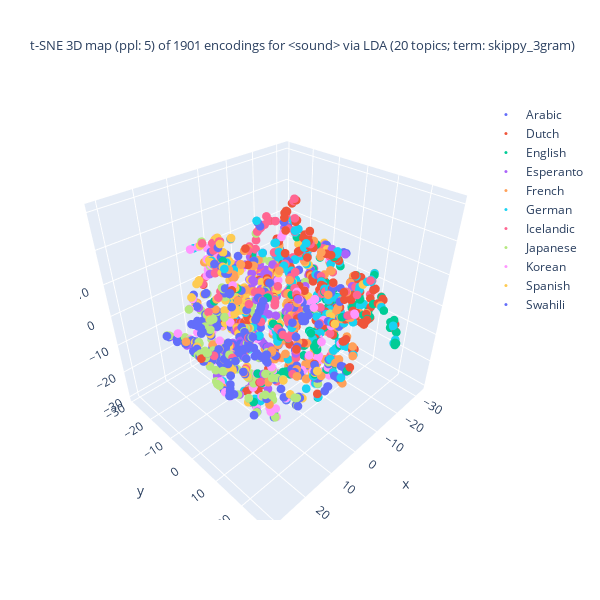
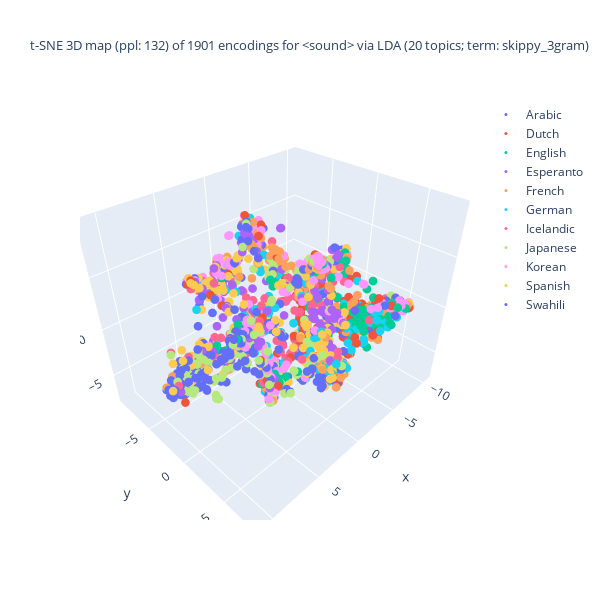
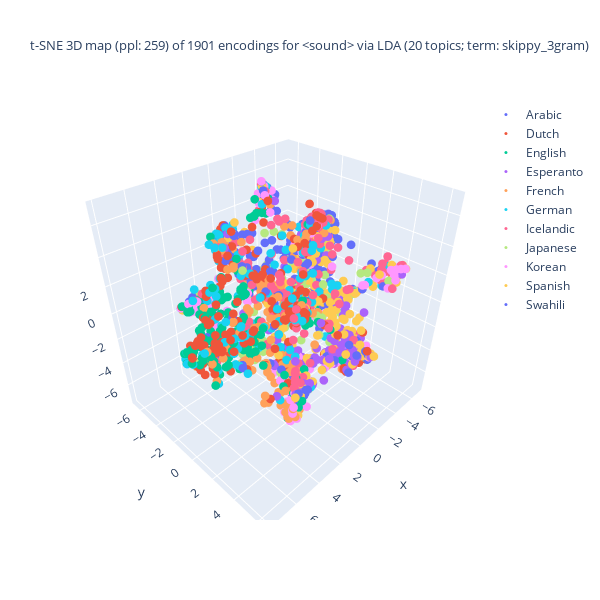

Notebook code cell kept with these figures, in order:
### Markdown cell above
t-SNE の結果の可視化 (3D)

### Code cell
## tSNE の結果の可視化: Plotly を使った 3D 描画
import numpy as np
from sklearn.manifold import TSNE as tSNE
import plotly.express as pex
import plotly.graph_objects as go
import matplotlib.pyplot as plt

## tSNE のパラメターを設定
max_perplexity_factor = 3
perplexity_max_val = round(len(doc_fit_df)/max_perplexity_factor)
print(f"perplexity_max_val: {perplexity_max_val}")

divider = 5
perplexity_increment = round(perplexity_max_val/divider)
print(f"perplexity_increment: {perplexity_increment}")

## tSNE を段階的に実行
df_size = len(doc_fit_df)
exit_after_step = 3 # 15 is largest enough to complete the all steps
ppl_vals = enumerate(range(5, perplexity_max_val, perplexity_increment))
for step, ppl_val in ppl_vals:
    ## 早期終了の判定
    if step >= exit_after_step:
        continue
    ## tSNE 事例の生成
    tSNE_3d_varied = tSNE(n_components = 3, random_state = 0, perplexity = ppl_val,
                          max_iter = 1000)

    ## データに適用
    doc_enc = np.array(list(doc_fit_df['enc']))
    doc_tSNE_3d_varied = tSNE_3d_varied.fit_transform(doc_enc)

    ## 色分けの単位を選択
    if color_lang_family:
        colored_var = 'family'
    else:
        colored_var = 'language'
    ##
    X = zip(doc_tSNE_3d_varied[:,0], doc_tSNE_3d_varied[:,1], doc_tSNE_3d_varied[:,2],
            doc_fit_df[colored_var]) # zip(..)が必要
    dfx = pd.DataFrame(X, columns = ['D1', 'D2', 'D3', colored_var])
    ## 作図
    fig = go.Figure()
    for lang in np.unique(main_df[colored_var]):
        traced = dfx[dfx[colored_var] == lang]
        fig.add_trace(
            go.Scatter3d(
                x = traced['D1'], y = traced['D2'], z = traced['D3'],
                name = lang.title(), mode = 'markers', marker = dict(size = 3),
                marker_colorscale = color_palette, # worked??
                showlegend = True
            )
        )
    ## 題の指定
    title_header = f"t-SNE 3D map (ppl: {ppl_val}) of {df_size} encodings for <{doc_attr}> via\n"
    if use_FastText:
        if use_LDA:
            title_body = f"LDA ({n_topics} topics; term: {lda_term_type}) x FastText ({ft_n_dims} dims; term: {ft_term_type}; window: {ft_window_size})"
        else:
            title_body = f"FastText ({ft_n_dims} dims; term: {ft_term_type}; window: {ft_window_size})"
    else:
        title_body = f"LDA ({n_topics} topics; term: {lda_term_type})"
    title_val = title_header + title_body
    fig.update_layout(title = dict(text = title_val, font_size = 13),
                      autosize = False, width = 600, height = 600)
    fig.show()

### Figure 1 — Plotly figure (JSON) as saved in the notebook; plotly's stock layout.template omitted (floating-point values rounded to 4 significant figures; data arrays with more than 128 entries replaced by an {"elided": "..."} marker saying what was removed)
{"data": [{"marker": {"colorscale": [[0, "#2E91E5"], [0.04348, "#E15F99"], [0.08696, "#1CA71C"], [0.1304, "#FB0D0D"], [0.1739, "#DA16FF"], [0.2174, "#222A2A"], [0.2609, "#B68100"], [0.3043, "#750D86"], [0.3478, "#EB663B"], [0.3913, "#511CFB"], [0.4348, "#00A08B"], [0.4783, "#FB00D1"], [0.5217, "#FC0080"], [0.5652, "#B2828D"], [0.6087, "#6C7C32"], [0.6522, "#778AAE"], [0.6957, "#862A16"], [0.7391, "#A777F1"], [0.7826, "#620042"], [0.8261, "#1616A7"], [0.8696, "#DA60CA"], [0.913, "#6C4516"], [0.9565, "#0D2A63"], [1, "#AF0038"]], "size": 3}, "mode": "markers", "name": "Arabic", "showlegend": true, "type": "scatter3d", "x": {"elided": "147 float values"}, "y": {"elided": "147 float values"}, "z": {"elided": "147 float values"}}, {"marker": {"colorscale": [[0, "#2E91E5"], [0.04348, "#E15F99"], [0.08696, "#1CA71C"], [0.1304, "#FB0D0D"], [0.1739, "#DA16FF"], [0.2174, "#222A2A"], [0.2609, "#B68100"], [0.3043, "#750D86"], [0.3478, "#EB663B"], [0.3913, "#511CFB"], [0.4348, "#00A08B"], [0.4783, "#FB00D1"], [0.5217, "#FC0080"], [0.5652, "#B2828D"], [0.6087, "#6C7C32"], [0.6522, "#778AAE"], [0.6957, "#862A16"], [0.7391, "#A777F1"], [0.7826, "#620042"], [0.8261, "#1616A7"], [0.8696, "#DA60CA"], [0.913, "#6C4516"], [0.9565, "#0D2A63"], [1, "#AF0038"]], "size": 3}, "mode": "markers", "name": "Dutch", "showlegend": true, "type": "scatter3d", "x": {"elided": "212 float values"}, "y": {"elided": "212 float values"}, "z": {"elided": "212 float values"}}, {"marker": {"colorscale": [[0, "#2E91E5"], [0.04348, "#E15F99"], [0.08696, "#1CA71C"], [0.1304, "#FB0D0D"], [0.1739, "#DA16FF"], [0.2174, "#222A2A"], [0.2609, "#B68100"], [0.3043, "#750D86"], [0.3478, "#EB663B"], [0.3913, "#511CFB"], [0.4348, "#00A08B"], [0.4783, "#FB00D1"], [0.5217, "#FC0080"], [0.5652, "#B2828D"], [0.6087, "#6C7C32"], [0.6522, "#778AAE"], [0.6957, "#862A16"], [0.7391, "#A777F1"], [0.7826, "#620042"], [0.8261, "#1616A7"], [0.8696, "#DA60CA"], [0.913, "#6C4516"], [0.9565, "#0D2A63"], [1, "#AF0038"]], "size": 3}, "mode": "markers", "name": "English", "showlegend": true, "type": "scatter3d", "x": {"elided": "168 float values"}, "y": {"elided": "168 float values"}, "z": {"elided": "168 float values"}}, {"marker": {"colorscale": [[0, "#2E91E5"], [0.04348, "#E15F99"], [0.08696, "#1CA71C"], [0.1304, "#FB0D0D"], [0.1739, "#DA16FF"], [0.2174, "#222A2A"], [0.2609, "#B68100"], [0.3043, "#750D86"], [0.3478, "#EB663B"], [0.3913, "#511CFB"], [0.4348, "#00A08B"], [0.4783, "#FB00D1"], [0.5217, "#FC0080"], [0.5652, "#B2828D"], [0.6087, "#6C7C32"], [0.6522, "#778AAE"], [0.6957, "#862A16"], [0.7391, "#A777F1"], [0.7826, "#620042"], [0.8261, "#1616A7"], [0.8696, "#DA60CA"], [0.913, "#6C4516"], [0.9565, "#0D2A63"], [1, "#AF0038"]], "size": 3}, "mode": "markers", "name": "Esperanto", "showlegend": true, "type": "scatter3d", "x": {"elided": "142 float values"}, "y": {"elided": "142 float values"}, "z": {"elided": "142 float values"}}, {"marker": {"colorscale": [[0, "#2E91E5"], [0.04348, "#E15F99"], [0.08696, "#1CA71C"], [0.1304, "#FB0D0D"], [0.1739, "#DA16FF"], [0.2174, "#222A2A"], [0.2609, "#B68100"], [0.3043, "#750D86"], [0.3478, "#EB663B"], [0.3913, "#511CFB"], [0.4348, "#00A08B"], [0.4783, "#FB00D1"], [0.5217, "#FC0080"], [0.5652, "#B2828D"], [0.6087, "#6C7C32"], [0.6522, "#778AAE"], [0.6957, "#862A16"], [0.7391, "#A777F1"], [0.7826, "#620042"], [0.8261, "#1616A7"], [0.8696, "#DA60CA"], [0.913, "#6C4516"], [0.9565, "#0D2A63"], [1, "#AF0038"]], "size": 3}, "mode": "markers", "name": "French", "showlegend": true, "type": "scatter3d", "x": {"elided": "194 float values"}, "y": {"elided": "194 float values"}, "z": {"elided": "194 float values"}}, {"marker": {"colorscale": [[0, "#2E91E5"], [0.04348, "#E15F99"], [0.08696, "#1CA71C"], [0.1304, "#FB0D0D"], [0.1739, "#DA16FF"], [0.2174, "#222A2A"], [0.2609, "#B68100"], [0.3043, "#750D86"], [0.3478, "#EB663B"], [0.3913, "#511CFB"], [0.4348, "#00A08B"], [0.4783, "#FB00D1"], [0.5217, "#FC0080"], [0.5652, "#B2828D"], [0.6087, "#6C7C32"], [0.6522, "#778AAE"], [0.6957, "#862A16"], [0.7391, "#A777F1"], [0.7826, "#620042"], [0.8261, "#1616A7"], [0.8696, "#DA60CA"], [0.913, "#6C4516"], [0.9565, "#0D2A63"], [1, "#AF0038"]], "size": 3}, "mode": "markers", "name": "German", "showlegend": true, "type": "scatter3d", "x": {"elided": "163 float values"}, "y": {"elided": "163 float values"}, "z": {"elided": "163 float values"}}, {"marker": {"colorscale": [[0, "#2E91E5"], [0.04348, "#E15F99"], [0.08696, "#1CA71C"], [0.1304, "#FB0D0D"], [0.1739, "#DA16FF"], [0.2174, "#222A2A"], [0.2609, "#B68100"], [0.3043, "#750D86"], [0.3478, "#EB663B"], [0.3913, "#511CFB"], [0.4348, "#00A08B"], [0.4783, "#FB00D1"], [0.5217, "#FC0080"], [0.5652, "#B2828D"], [0.6087, "#6C7C32"], [0.6522, "#778AAE"], [0.6957, "#862A16"], [0.7391, "#A777F1"], [0.7826, "#620042"], [0.8261, "#1616A7"], [0.8696, "#DA60CA"], [0.913, "#6C4516"], [0.9565, "#0D2A63"], [1, "#AF0038"]], "size": 3}, "mode": "markers", "name": "Icelandic", "showlegend": true, "type": "scatter3d", "x": {"elided": "190 float values"}, "y": {"elided": "190 float values"}, "z": {"elided": "190 float values"}}, {"marker": {"colorscale": [[0, "#2E91E5"], [0.04348, "#E15F99"], [0.08696, "#1CA71C"], [0.1304, "#FB0D0D"], [0.1739, "#DA16FF"], [0.2174, "#222A2A"], [0.2609, "#B68100"], [0.3043, "#750D86"], [0.3478, "#EB663B"], [0.3913, "#511CFB"], [0.4348, "#00A08B"], [0.4783, "#FB00D1"], [0.5217, "#FC0080"], [0.5652, "#B2828D"], [0.6087, "#6C7C32"], [0.6522, "#778AAE"], [0.6957, "#862A16"], [0.7391, "#A777F1"], [0.7826, "#620042"], [0.8261, "#1616A7"], [0.8696, "#DA60CA"], [0.913, "#6C4516"], [0.9565, "#0D2A63"], [1, "#AF0038"]], "size": 3}, "mode": "markers", "name": "Japanese", "showlegend": true, "type": "scatter3d", "x": {"elided": "162 float values"}, "y": {"elided": "162 float values"}, "z": {"elided": "162 float values"}}, {"marker": {"colorscale": [[0, "#2E91E5"], [0.04348, "#E15F99"], [0.08696, "#1CA71C"], [0.1304, "#FB0D0D"], [0.1739, "#DA16FF"], [0.2174, "#222A2A"], [0.2609, "#B68100"], [0.3043, "#750D86"], [0.3478, "#EB663B"], [0.3913, "#511CFB"], [0.4348, "#00A08B"], [0.4783, "#FB00D1"], [0.5217, "#FC0080"], [0.5652, "#B2828D"], [0.6087, "#6C7C32"], [0.6522, "#778AAE"], [0.6957, "#862A16"], [0.7391, "#A777F1"], [0.7826, "#620042"], [0.8261, "#1616A7"], [0.8696, "#DA60CA"], [0.913, "#6C4516"], [0.9565, "#0D2A63"], [1, "#AF0038"]], "size": 3}, "mode": "markers", "name": "Korean", "showlegend": true, "type": "scatter3d", "x": {"elided": "149 float values"}, "y": {"elided": "149 float values"}, "z": {"elided": "149 float values"}}, {"marker": {"colorscale": [[0, "#2E91E5"], [0.04348, "#E15F99"], [0.08696, "#1CA71C"], [0.1304, "#FB0D0D"], [0.1739, "#DA16FF"], [0.2174, "#222A2A"], [0.2609, "#B68100"], [0.3043, "#750D86"], [0.3478, "#EB663B"], [0.3913, "#511CFB"], [0.4348, "#00A08B"], [0.4783, "#FB00D1"], [0.5217, "#FC0080"], [0.5652, "#B2828D"], [0.6087, "#6C7C32"], [0.6522, "#778AAE"], [0.6957, "#862A16"], [0.7391, "#A777F1"], [0.7826, "#620042"], [0.8261, "#1616A7"], [0.8696, "#DA60CA"], [0.913, "#6C4516"], [0.9565, "#0D2A63"], [1, "#AF0038"]], "size": 3}, "mode": "markers", "name": "Spanish", "showlegend": true, "type": "scatter3d", "x": {"elided": "200 float values"}, "y": {"elided": "200 float values"}, "z": {"elided": "200 float values"}}, {"marker": {"colorscale": [[0, "#2E91E5"], [0.04348, "#E15F99"], [0.08696, "#1CA71C"], [0.1304, "#FB0D0D"], [0.1739, "#DA16FF"], [0.2174, "#222A2A"], [0.2609, "#B68100"], [0.3043, "#750D86"], [0.3478, "#EB663B"], [0.3913, "#511CFB"], [0.4348, "#00A08B"], [0.4783, "#FB00D1"], [0.5217, "#FC0080"], [0.5652, "#B2828D"], [0.6087, "#6C7C32"], [0.6522, "#778AAE"], [0.6957, "#862A16"], [0.7391, "#A777F1"], [0.7826, "#620042"], [0.8261, "#1616A7"], [0.8696, "#DA60CA"], [0.913, "#6C4516"], [0.9565, "#0D2A63"], [1, "#AF0038"]], "size": 3}, "mode": "markers", "name": "Swahili", "showlegend": true, "type": "scatter3d", "x": {"elided": "174 float values"}, "y": {"elided": "174 float values"}, "z": {"elided": "174 float values"}}], "layout": {"autosize": false, "height": 600, "title": {"font": {"size": 13}, "text": "t-SNE 3D map (ppl: 5) of 1901 encodings for <sound> via\nLDA (20 topics; term: skippy_3gram)"}, "width": 600}}

### Figure 2 — Plotly figure (JSON) as saved in the notebook; plotly's stock layout.template omitted (floating-point values rounded to 4 significant figures; data arrays with more than 128 entries replaced by an {"elided": "..."} marker saying what was removed)
{"data": [{"marker": {"colorscale": [[0, "#2E91E5"], [0.04348, "#E15F99"], [0.08696, "#1CA71C"], [0.1304, "#FB0D0D"], [0.1739, "#DA16FF"], [0.2174, "#222A2A"], [0.2609, "#B68100"], [0.3043, "#750D86"], [0.3478, "#EB663B"], [0.3913, "#511CFB"], [0.4348, "#00A08B"], [0.4783, "#FB00D1"], [0.5217, "#FC0080"], [0.5652, "#B2828D"], [0.6087, "#6C7C32"], [0.6522, "#778AAE"], [0.6957, "#862A16"], [0.7391, "#A777F1"], [0.7826, "#620042"], [0.8261, "#1616A7"], [0.8696, "#DA60CA"], [0.913, "#6C4516"], [0.9565, "#0D2A63"], [1, "#AF0038"]], "size": 3}, "mode": "markers", "name": "Arabic", "showlegend": true, "type": "scatter3d", "x": {"elided": "147 float values"}, "y": {"elided": "147 float values"}, "z": {"elided": "147 float values"}}, {"marker": {"colorscale": [[0, "#2E91E5"], [0.04348, "#E15F99"], [0.08696, "#1CA71C"], [0.1304, "#FB0D0D"], [0.1739, "#DA16FF"], [0.2174, "#222A2A"], [0.2609, "#B68100"], [0.3043, "#750D86"], [0.3478, "#EB663B"], [0.3913, "#511CFB"], [0.4348, "#00A08B"], [0.4783, "#FB00D1"], [0.5217, "#FC0080"], [0.5652, "#B2828D"], [0.6087, "#6C7C32"], [0.6522, "#778AAE"], [0.6957, "#862A16"], [0.7391, "#A777F1"], [0.7826, "#620042"], [0.8261, "#1616A7"], [0.8696, "#DA60CA"], [0.913, "#6C4516"], [0.9565, "#0D2A63"], [1, "#AF0038"]], "size": 3}, "mode": "markers", "name": "Dutch", "showlegend": true, "type": "scatter3d", "x": {"elided": "212 float values"}, "y": {"elided": "212 float values"}, "z": {"elided": "212 float values"}}, {"marker": {"colorscale": [[0, "#2E91E5"], [0.04348, "#E15F99"], [0.08696, "#1CA71C"], [0.1304, "#FB0D0D"], [0.1739, "#DA16FF"], [0.2174, "#222A2A"], [0.2609, "#B68100"], [0.3043, "#750D86"], [0.3478, "#EB663B"], [0.3913, "#511CFB"], [0.4348, "#00A08B"], [0.4783, "#FB00D1"], [0.5217, "#FC0080"], [0.5652, "#B2828D"], [0.6087, "#6C7C32"], [0.6522, "#778AAE"], [0.6957, "#862A16"], [0.7391, "#A777F1"], [0.7826, "#620042"], [0.8261, "#1616A7"], [0.8696, "#DA60CA"], [0.913, "#6C4516"], [0.9565, "#0D2A63"], [1, "#AF0038"]], "size": 3}, "mode": "markers", "name": "English", "showlegend": true, "type": "scatter3d", "x": {"elided": "168 float values"}, "y": {"elided": "168 float values"}, "z": {"elided": "168 float values"}}, {"marker": {"colorscale": [[0, "#2E91E5"], [0.04348, "#E15F99"], [0.08696, "#1CA71C"], [0.1304, "#FB0D0D"], [0.1739, "#DA16FF"], [0.2174, "#222A2A"], [0.2609, "#B68100"], [0.3043, "#750D86"], [0.3478, "#EB663B"], [0.3913, "#511CFB"], [0.4348, "#00A08B"], [0.4783, "#FB00D1"], [0.5217, "#FC0080"], [0.5652, "#B2828D"], [0.6087, "#6C7C32"], [0.6522, "#778AAE"], [0.6957, "#862A16"], [0.7391, "#A777F1"], [0.7826, "#620042"], [0.8261, "#1616A7"], [0.8696, "#DA60CA"], [0.913, "#6C4516"], [0.9565, "#0D2A63"], [1, "#AF0038"]], "size": 3}, "mode": "markers", "name": "Esperanto", "showlegend": true, "type": "scatter3d", "x": {"elided": "142 float values"}, "y": {"elided": "142 float values"}, "z": {"elided": "142 float values"}}, {"marker": {"colorscale": [[0, "#2E91E5"], [0.04348, "#E15F99"], [0.08696, "#1CA71C"], [0.1304, "#FB0D0D"], [0.1739, "#DA16FF"], [0.2174, "#222A2A"], [0.2609, "#B68100"], [0.3043, "#750D86"], [0.3478, "#EB663B"], [0.3913, "#511CFB"], [0.4348, "#00A08B"], [0.4783, "#FB00D1"], [0.5217, "#FC0080"], [0.5652, "#B2828D"], [0.6087, "#6C7C32"], [0.6522, "#778AAE"], [0.6957, "#862A16"], [0.7391, "#A777F1"], [0.7826, "#620042"], [0.8261, "#1616A7"], [0.8696, "#DA60CA"], [0.913, "#6C4516"], [0.9565, "#0D2A63"], [1, "#AF0038"]], "size": 3}, "mode": "markers", "name": "French", "showlegend": true, "type": "scatter3d", "x": {"elided": "194 float values"}, "y": {"elided": "194 float values"}, "z": {"elided": "194 float values"}}, {"marker": {"colorscale": [[0, "#2E91E5"], [0.04348, "#E15F99"], [0.08696, "#1CA71C"], [0.1304, "#FB0D0D"], [0.1739, "#DA16FF"], [0.2174, "#222A2A"], [0.2609, "#B68100"], [0.3043, "#750D86"], [0.3478, "#EB663B"], [0.3913, "#511CFB"], [0.4348, "#00A08B"], [0.4783, "#FB00D1"], [0.5217, "#FC0080"], [0.5652, "#B2828D"], [0.6087, "#6C7C32"], [0.6522, "#778AAE"], [0.6957, "#862A16"], [0.7391, "#A777F1"], [0.7826, "#620042"], [0.8261, "#1616A7"], [0.8696, "#DA60CA"], [0.913, "#6C4516"], [0.9565, "#0D2A63"], [1, "#AF0038"]], "size": 3}, "mode": "markers", "name": "German", "showlegend": true, "type": "scatter3d", "x": {"elided": "163 float values"}, "y": {"elided": "163 float values"}, "z": {"elided": "163 float values"}}, {"marker": {"colorscale": [[0, "#2E91E5"], [0.04348, "#E15F99"], [0.08696, "#1CA71C"], [0.1304, "#FB0D0D"], [0.1739, "#DA16FF"], [0.2174, "#222A2A"], [0.2609, "#B68100"], [0.3043, "#750D86"], [0.3478, "#EB663B"], [0.3913, "#511CFB"], [0.4348, "#00A08B"], [0.4783, "#FB00D1"], [0.5217, "#FC0080"], [0.5652, "#B2828D"], [0.6087, "#6C7C32"], [0.6522, "#778AAE"], [0.6957, "#862A16"], [0.7391, "#A777F1"], [0.7826, "#620042"], [0.8261, "#1616A7"], [0.8696, "#DA60CA"], [0.913, "#6C4516"], [0.9565, "#0D2A63"], [1, "#AF0038"]], "size": 3}, "mode": "markers", "name": "Icelandic", "showlegend": true, "type": "scatter3d", "x": {"elided": "190 float values"}, "y": {"elided": "190 float values"}, "z": {"elided": "190 float values"}}, {"marker": {"colorscale": [[0, "#2E91E5"], [0.04348, "#E15F99"], [0.08696, "#1CA71C"], [0.1304, "#FB0D0D"], [0.1739, "#DA16FF"], [0.2174, "#222A2A"], [0.2609, "#B68100"], [0.3043, "#750D86"], [0.3478, "#EB663B"], [0.3913, "#511CFB"], [0.4348, "#00A08B"], [0.4783, "#FB00D1"], [0.5217, "#FC0080"], [0.5652, "#B2828D"], [0.6087, "#6C7C32"], [0.6522, "#778AAE"], [0.6957, "#862A16"], [0.7391, "#A777F1"], [0.7826, "#620042"], [0.8261, "#1616A7"], [0.8696, "#DA60CA"], [0.913, "#6C4516"], [0.9565, "#0D2A63"], [1, "#AF0038"]], "size": 3}, "mode": "markers", "name": "Japanese", "showlegend": true, "type": "scatter3d", "x": {"elided": "162 float values"}, "y": {"elided": "162 float values"}, "z": {"elided": "162 float values"}}, {"marker": {"colorscale": [[0, "#2E91E5"], [0.04348, "#E15F99"], [0.08696, "#1CA71C"], [0.1304, "#FB0D0D"], [0.1739, "#DA16FF"], [0.2174, "#222A2A"], [0.2609, "#B68100"], [0.3043, "#750D86"], [0.3478, "#EB663B"], [0.3913, "#511CFB"], [0.4348, "#00A08B"], [0.4783, "#FB00D1"], [0.5217, "#FC0080"], [0.5652, "#B2828D"], [0.6087, "#6C7C32"], [0.6522, "#778AAE"], [0.6957, "#862A16"], [0.7391, "#A777F1"], [0.7826, "#620042"], [0.8261, "#1616A7"], [0.8696, "#DA60CA"], [0.913, "#6C4516"], [0.9565, "#0D2A63"], [1, "#AF0038"]], "size": 3}, "mode": "markers", "name": "Korean", "showlegend": true, "type": "scatter3d", "x": {"elided": "149 float values"}, "y": {"elided": "149 float values"}, "z": {"elided": "149 float values"}}, {"marker": {"colorscale": [[0, "#2E91E5"], [0.04348, "#E15F99"], [0.08696, "#1CA71C"], [0.1304, "#FB0D0D"], [0.1739, "#DA16FF"], [0.2174, "#222A2A"], [0.2609, "#B68100"], [0.3043, "#750D86"], [0.3478, "#EB663B"], [0.3913, "#511CFB"], [0.4348, "#00A08B"], [0.4783, "#FB00D1"], [0.5217, "#FC0080"], [0.5652, "#B2828D"], [0.6087, "#6C7C32"], [0.6522, "#778AAE"], [0.6957, "#862A16"], [0.7391, "#A777F1"], [0.7826, "#620042"], [0.8261, "#1616A7"], [0.8696, "#DA60CA"], [0.913, "#6C4516"], [0.9565, "#0D2A63"], [1, "#AF0038"]], "size": 3}, "mode": "markers", "name": "Spanish", "showlegend": true, "type": "scatter3d", "x": {"elided": "200 float values"}, "y": {"elided": "200 float values"}, "z": {"elided": "200 float values"}}, {"marker": {"colorscale": [[0, "#2E91E5"], [0.04348, "#E15F99"], [0.08696, "#1CA71C"], [0.1304, "#FB0D0D"], [0.1739, "#DA16FF"], [0.2174, "#222A2A"], [0.2609, "#B68100"], [0.3043, "#750D86"], [0.3478, "#EB663B"], [0.3913, "#511CFB"], [0.4348, "#00A08B"], [0.4783, "#FB00D1"], [0.5217, "#FC0080"], [0.5652, "#B2828D"], [0.6087, "#6C7C32"], [0.6522, "#778AAE"], [0.6957, "#862A16"], [0.7391, "#A777F1"], [0.7826, "#620042"], [0.8261, "#1616A7"], [0.8696, "#DA60CA"], [0.913, "#6C4516"], [0.9565, "#0D2A63"], [1, "#AF0038"]], "size": 3}, "mode": "markers", "name": "Swahili", "showlegend": true, "type": "scatter3d", "x": {"elided": "174 float values"}, "y": {"elided": "174 float values"}, "z": {"elided": "174 float values"}}], "layout": {"autosize": false, "height": 600, "title": {"font": {"size": 13}, "text": "t-SNE 3D map (ppl: 132) of 1901 encodings for <sound> via\nLDA (20 topics; term: skippy_3gram)"}, "width": 600}}

### Figure 3 — Plotly figure (JSON) as saved in the notebook; plotly's stock layout.template omitted (floating-point values rounded to 4 significant figures; data arrays with more than 128 entries replaced by an {"elided": "..."} marker saying what was removed)
{"data": [{"marker": {"colorscale": [[0, "#2E91E5"], [0.04348, "#E15F99"], [0.08696, "#1CA71C"], [0.1304, "#FB0D0D"], [0.1739, "#DA16FF"], [0.2174, "#222A2A"], [0.2609, "#B68100"], [0.3043, "#750D86"], [0.3478, "#EB663B"], [0.3913, "#511CFB"], [0.4348, "#00A08B"], [0.4783, "#FB00D1"], [0.5217, "#FC0080"], [0.5652, "#B2828D"], [0.6087, "#6C7C32"], [0.6522, "#778AAE"], [0.6957, "#862A16"], [0.7391, "#A777F1"], [0.7826, "#620042"], [0.8261, "#1616A7"], [0.8696, "#DA60CA"], [0.913, "#6C4516"], [0.9565, "#0D2A63"], [1, "#AF0038"]], "size": 3}, "mode": "markers", "name": "Arabic", "showlegend": true, "type": "scatter3d", "x": {"elided": "147 float values"}, "y": {"elided": "147 float values"}, "z": {"elided": "147 float values"}}, {"marker": {"colorscale": [[0, "#2E91E5"], [0.04348, "#E15F99"], [0.08696, "#1CA71C"], [0.1304, "#FB0D0D"], [0.1739, "#DA16FF"], [0.2174, "#222A2A"], [0.2609, "#B68100"], [0.3043, "#750D86"], [0.3478, "#EB663B"], [0.3913, "#511CFB"], [0.4348, "#00A08B"], [0.4783, "#FB00D1"], [0.5217, "#FC0080"], [0.5652, "#B2828D"], [0.6087, "#6C7C32"], [0.6522, "#778AAE"], [0.6957, "#862A16"], [0.7391, "#A777F1"], [0.7826, "#620042"], [0.8261, "#1616A7"], [0.8696, "#DA60CA"], [0.913, "#6C4516"], [0.9565, "#0D2A63"], [1, "#AF0038"]], "size": 3}, "mode": "markers", "name": "Dutch", "showlegend": true, "type": "scatter3d", "x": {"elided": "212 float values"}, "y": {"elided": "212 float values"}, "z": {"elided": "212 float values"}}, {"marker": {"colorscale": [[0, "#2E91E5"], [0.04348, "#E15F99"], [0.08696, "#1CA71C"], [0.1304, "#FB0D0D"], [0.1739, "#DA16FF"], [0.2174, "#222A2A"], [0.2609, "#B68100"], [0.3043, "#750D86"], [0.3478, "#EB663B"], [0.3913, "#511CFB"], [0.4348, "#00A08B"], [0.4783, "#FB00D1"], [0.5217, "#FC0080"], [0.5652, "#B2828D"], [0.6087, "#6C7C32"], [0.6522, "#778AAE"], [0.6957, "#862A16"], [0.7391, "#A777F1"], [0.7826, "#620042"], [0.8261, "#1616A7"], [0.8696, "#DA60CA"], [0.913, "#6C4516"], [0.9565, "#0D2A63"], [1, "#AF0038"]], "size": 3}, "mode": "markers", "name": "English", "showlegend": true, "type": "scatter3d", "x": {"elided": "168 float values"}, "y": {"elided": "168 float values"}, "z": {"elided": "168 float values"}}, {"marker": {"colorscale": [[0, "#2E91E5"], [0.04348, "#E15F99"], [0.08696, "#1CA71C"], [0.1304, "#FB0D0D"], [0.1739, "#DA16FF"], [0.2174, "#222A2A"], [0.2609, "#B68100"], [0.3043, "#750D86"], [0.3478, "#EB663B"], [0.3913, "#511CFB"], [0.4348, "#00A08B"], [0.4783, "#FB00D1"], [0.5217, "#FC0080"], [0.5652, "#B2828D"], [0.6087, "#6C7C32"], [0.6522, "#778AAE"], [0.6957, "#862A16"], [0.7391, "#A777F1"], [0.7826, "#620042"], [0.8261, "#1616A7"], [0.8696, "#DA60CA"], [0.913, "#6C4516"], [0.9565, "#0D2A63"], [1, "#AF0038"]], "size": 3}, "mode": "markers", "name": "Esperanto", "showlegend": true, "type": "scatter3d", "x": {"elided": "142 float values"}, "y": {"elided": "142 float values"}, "z": {"elided": "142 float values"}}, {"marker": {"colorscale": [[0, "#2E91E5"], [0.04348, "#E15F99"], [0.08696, "#1CA71C"], [0.1304, "#FB0D0D"], [0.1739, "#DA16FF"], [0.2174, "#222A2A"], [0.2609, "#B68100"], [0.3043, "#750D86"], [0.3478, "#EB663B"], [0.3913, "#511CFB"], [0.4348, "#00A08B"], [0.4783, "#FB00D1"], [0.5217, "#FC0080"], [0.5652, "#B2828D"], [0.6087, "#6C7C32"], [0.6522, "#778AAE"], [0.6957, "#862A16"], [0.7391, "#A777F1"], [0.7826, "#620042"], [0.8261, "#1616A7"], [0.8696, "#DA60CA"], [0.913, "#6C4516"], [0.9565, "#0D2A63"], [1, "#AF0038"]], "size": 3}, "mode": "markers", "name": "French", "showlegend": true, "type": "scatter3d", "x": {"elided": "194 float values"}, "y": {"elided": "194 float values"}, "z": {"elided": "194 float values"}}, {"marker": {"colorscale": [[0, "#2E91E5"], [0.04348, "#E15F99"], [0.08696, "#1CA71C"], [0.1304, "#FB0D0D"], [0.1739, "#DA16FF"], [0.2174, "#222A2A"], [0.2609, "#B68100"], [0.3043, "#750D86"], [0.3478, "#EB663B"], [0.3913, "#511CFB"], [0.4348, "#00A08B"], [0.4783, "#FB00D1"], [0.5217, "#FC0080"], [0.5652, "#B2828D"], [0.6087, "#6C7C32"], [0.6522, "#778AAE"], [0.6957, "#862A16"], [0.7391, "#A777F1"], [0.7826, "#620042"], [0.8261, "#1616A7"], [0.8696, "#DA60CA"], [0.913, "#6C4516"], [0.9565, "#0D2A63"], [1, "#AF0038"]], "size": 3}, "mode": "markers", "name": "German", "showlegend": true, "type": "scatter3d", "x": {"elided": "163 float values"}, "y": {"elided": "163 float values"}, "z": {"elided": "163 float values"}}, {"marker": {"colorscale": [[0, "#2E91E5"], [0.04348, "#E15F99"], [0.08696, "#1CA71C"], [0.1304, "#FB0D0D"], [0.1739, "#DA16FF"], [0.2174, "#222A2A"], [0.2609, "#B68100"], [0.3043, "#750D86"], [0.3478, "#EB663B"], [0.3913, "#511CFB"], [0.4348, "#00A08B"], [0.4783, "#FB00D1"], [0.5217, "#FC0080"], [0.5652, "#B2828D"], [0.6087, "#6C7C32"], [0.6522, "#778AAE"], [0.6957, "#862A16"], [0.7391, "#A777F1"], [0.7826, "#620042"], [0.8261, "#1616A7"], [0.8696, "#DA60CA"], [0.913, "#6C4516"], [0.9565, "#0D2A63"], [1, "#AF0038"]], "size": 3}, "mode": "markers", "name": "Icelandic", "showlegend": true, "type": "scatter3d", "x": {"elided": "190 float values"}, "y": {"elided": "190 float values"}, "z": {"elided": "190 float values"}}, {"marker": {"colorscale": [[0, "#2E91E5"], [0.04348, "#E15F99"], [0.08696, "#1CA71C"], [0.1304, "#FB0D0D"], [0.1739, "#DA16FF"], [0.2174, "#222A2A"], [0.2609, "#B68100"], [0.3043, "#750D86"], [0.3478, "#EB663B"], [0.3913, "#511CFB"], [0.4348, "#00A08B"], [0.4783, "#FB00D1"], [0.5217, "#FC0080"], [0.5652, "#B2828D"], [0.6087, "#6C7C32"], [0.6522, "#778AAE"], [0.6957, "#862A16"], [0.7391, "#A777F1"], [0.7826, "#620042"], [0.8261, "#1616A7"], [0.8696, "#DA60CA"], [0.913, "#6C4516"], [0.9565, "#0D2A63"], [1, "#AF0038"]], "size": 3}, "mode": "markers", "name": "Japanese", "showlegend": true, "type": "scatter3d", "x": {"elided": "162 float values"}, "y": {"elided": "162 float values"}, "z": {"elided": "162 float values"}}, {"marker": {"colorscale": [[0, "#2E91E5"], [0.04348, "#E15F99"], [0.08696, "#1CA71C"], [0.1304, "#FB0D0D"], [0.1739, "#DA16FF"], [0.2174, "#222A2A"], [0.2609, "#B68100"], [0.3043, "#750D86"], [0.3478, "#EB663B"], [0.3913, "#511CFB"], [0.4348, "#00A08B"], [0.4783, "#FB00D1"], [0.5217, "#FC0080"], [0.5652, "#B2828D"], [0.6087, "#6C7C32"], [0.6522, "#778AAE"], [0.6957, "#862A16"], [0.7391, "#A777F1"], [0.7826, "#620042"], [0.8261, "#1616A7"], [0.8696, "#DA60CA"], [0.913, "#6C4516"], [0.9565, "#0D2A63"], [1, "#AF0038"]], "size": 3}, "mode": "markers", "name": "Korean", "showlegend": true, "type": "scatter3d", "x": {"elided": "149 float values"}, "y": {"elided": "149 float values"}, "z": {"elided": "149 float values"}}, {"marker": {"colorscale": [[0, "#2E91E5"], [0.04348, "#E15F99"], [0.08696, "#1CA71C"], [0.1304, "#FB0D0D"], [0.1739, "#DA16FF"], [0.2174, "#222A2A"], [0.2609, "#B68100"], [0.3043, "#750D86"], [0.3478, "#EB663B"], [0.3913, "#511CFB"], [0.4348, "#00A08B"], [0.4783, "#FB00D1"], [0.5217, "#FC0080"], [0.5652, "#B2828D"], [0.6087, "#6C7C32"], [0.6522, "#778AAE"], [0.6957, "#862A16"], [0.7391, "#A777F1"], [0.7826, "#620042"], [0.8261, "#1616A7"], [0.8696, "#DA60CA"], [0.913, "#6C4516"], [0.9565, "#0D2A63"], [1, "#AF0038"]], "size": 3}, "mode": "markers", "name": "Spanish", "showlegend": true, "type": "scatter3d", "x": {"elided": "200 float values"}, "y": {"elided": "200 float values"}, "z": {"elided": "200 float values"}}, {"marker": {"colorscale": [[0, "#2E91E5"], [0.04348, "#E15F99"], [0.08696, "#1CA71C"], [0.1304, "#FB0D0D"], [0.1739, "#DA16FF"], [0.2174, "#222A2A"], [0.2609, "#B68100"], [0.3043, "#750D86"], [0.3478, "#EB663B"], [0.3913, "#511CFB"], [0.4348, "#00A08B"], [0.4783, "#FB00D1"], [0.5217, "#FC0080"], [0.5652, "#B2828D"], [0.6087, "#6C7C32"], [0.6522, "#778AAE"], [0.6957, "#862A16"], [0.7391, "#A777F1"], [0.7826, "#620042"], [0.8261, "#1616A7"], [0.8696, "#DA60CA"], [0.913, "#6C4516"], [0.9565, "#0D2A63"], [1, "#AF0038"]], "size": 3}, "mode": "markers", "name": "Swahili", "showlegend": true, "type": "scatter3d", "x": {"elided": "174 float values"}, "y": {"elided": "174 float values"}, "z": {"elided": "174 float values"}}], "layout": {"autosize": false, "height": 600, "title": {"font": {"size": 13}, "text": "t-SNE 3D map (ppl: 259) of 1901 encodings for <sound> via\nLDA (20 topics; term: skippy_3gram)"}, "width": 600}}
